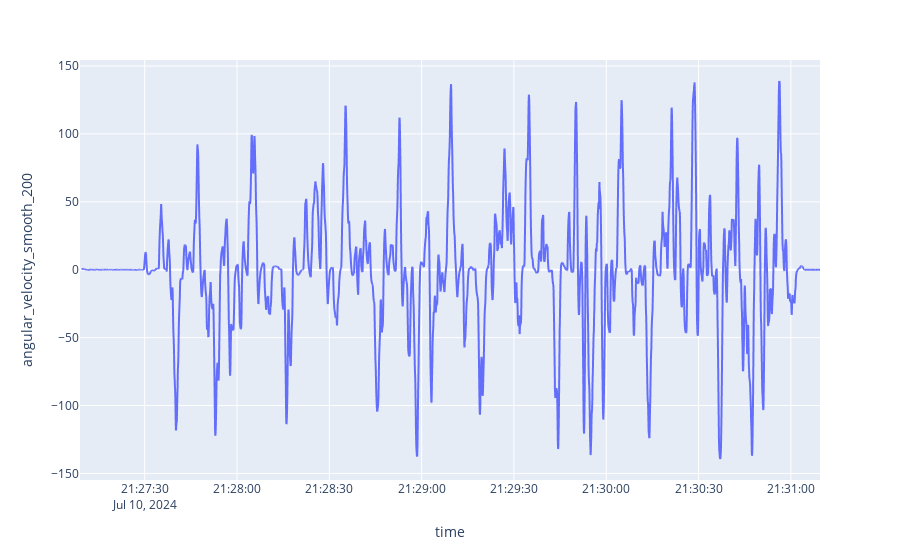

Notebook cell for this chart:
### Code cell
sessions[0].data['camera_df']


px.line(sessions[1].data['camera_df'], x ='time', y='angular_velocity_smooth_200')

### Figure 1 — Plotly figure (JSON) as saved in the notebook; plotly's stock layout.template omitted (floating-point values rounded to 4 significant figures; data arrays with more than 128 entries replaced by an {"elided": "..."} marker saying what was removed)
{"data": [{"hovertemplate": "time=%{x}<br>angular_velocity_smooth_200=%{y}<extra></extra>", "legendgroup": "", "line": {"color": "#636efa", "dash": "solid"}, "marker": {"symbol": "circle"}, "mode": "lines", "name": "", "showlegend": false, "type": "scattergl", "x": {"elided": "3608 str values"}, "xaxis": "x", "y": {"elided": "3608 float values"}, "yaxis": "y"}], "layout": {"legend": {"tracegroupgap": 0}, "margin": {"t": 60}, "xaxis": {"anchor": "y", "domain": [0, 1], "title": {"text": "time"}}, "yaxis": {"anchor": "x", "domain": [0, 1], "title": {"text": "angular_velocity_smooth_200"}}}}
